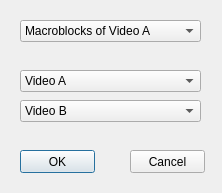
<?xml version="1.0" encoding="UTF-8"?>
<ui version="4.0">
 <class>comparisonDialog</class>
 <widget class="QDialog" name="comparisonDialog">
  <property name="geometry">
   <rect>
    <x>0</x>
    <y>0</y>
    <width>222</width>
    <height>193</height>
   </rect>
  </property>
  <property name="windowTitle">
   <string>Dialog</string>
  </property>
  <widget class="QComboBox" name="comboBox">
   <property name="geometry">
    <rect>
     <x>20</x>
     <y>100</y>
     <width>181</width>
     <height>22</height>
    </rect>
   </property>
   <item>
    <property name="text">
     <string>Video B</string>
    </property>
   </item>
  </widget>
  <widget class="QComboBox" name="comboBox_2">
   <property name="geometry">
    <rect>
     <x>20</x>
     <y>70</y>
     <width>181</width>
     <height>22</height>
    </rect>
   </property>
   <item>
    <property name="text">
     <string>Video A</string>
    </property>
   </item>
  </widget>
  <widget class="QComboBox" name="comboBox_3">
   <property name="geometry">
    <rect>
     <x>20</x>
     <y>20</y>
     <width>181</width>
     <height>22</height>
    </rect>
   </property>
   <item>
    <property name="text">
     <string>Macroblocks of Video A</string>
    </property>
   </item>
   <item>
    <property name="text">
     <string>Color differenz</string>
    </property>
   </item>
  </widget>
  <widget class="QPushButton" name="pushButton">
   <property name="geometry">
    <rect>
     <x>20</x>
     <y>150</y>
     <width>75</width>
     <height>23</height>
    </rect>
   </property>
   <property name="text">
    <string>OK</string>
   </property>
  </widget>
  <widget class="QPushButton" name="pushButton_2">
   <property name="geometry">
    <rect>
     <x>130</x>
     <y>150</y>
     <width>75</width>
     <height>23</height>
    </rect>
   </property>
   <property name="text">
    <string>Cancel</string>
   </property>
  </widget>
 </widget>
 <resources/>
 <connections/>
</ui>
